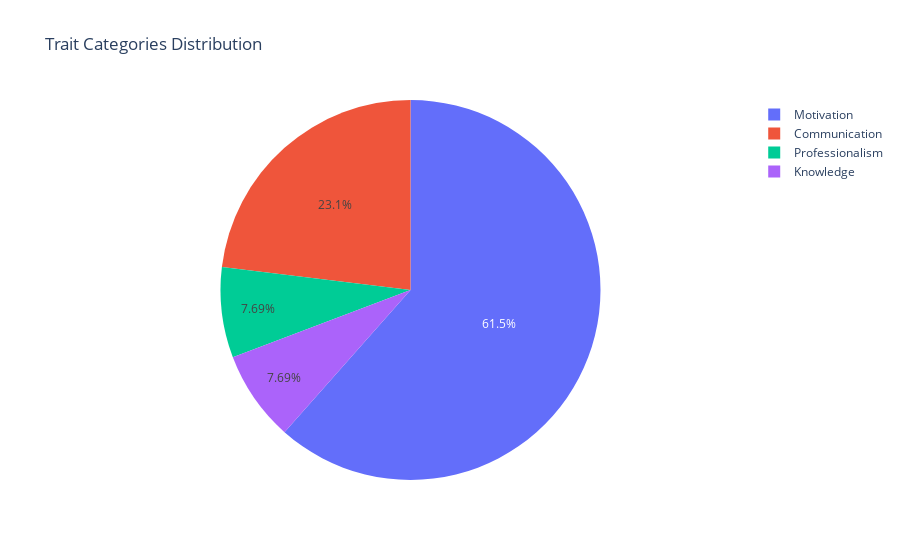

This figure's notebook cell:
### Markdown cell above
Finally, we'll visualize the distribution of trait categories using a pie chart:

### Code cell
# Visualize the trait categories using a pie chart
fig = px.pie(names = data.keys(), values = data.values(), title='Trait Categories Distribution')
fig.show()

### Figure 1 — Plotly figure (JSON) as saved in the notebook; plotly's stock layout.template omitted (floating-point values rounded to 4 significant figures)
{"data": [{"domain": {"x": [0, 1], "y": [0, 1]}, "hovertemplate": "label=%{label}<br>value=%{value}<extra></extra>", "labels": ["Motivation", "Communication", "Professionalism", "Knowledge"], "legendgroup": "", "name": "", "showlegend": true, "type": "pie", "values": [8, 3, 1, 1]}], "layout": {"legend": {"tracegroupgap": 0}, "title": {"text": "Trait Categories Distribution"}}}
